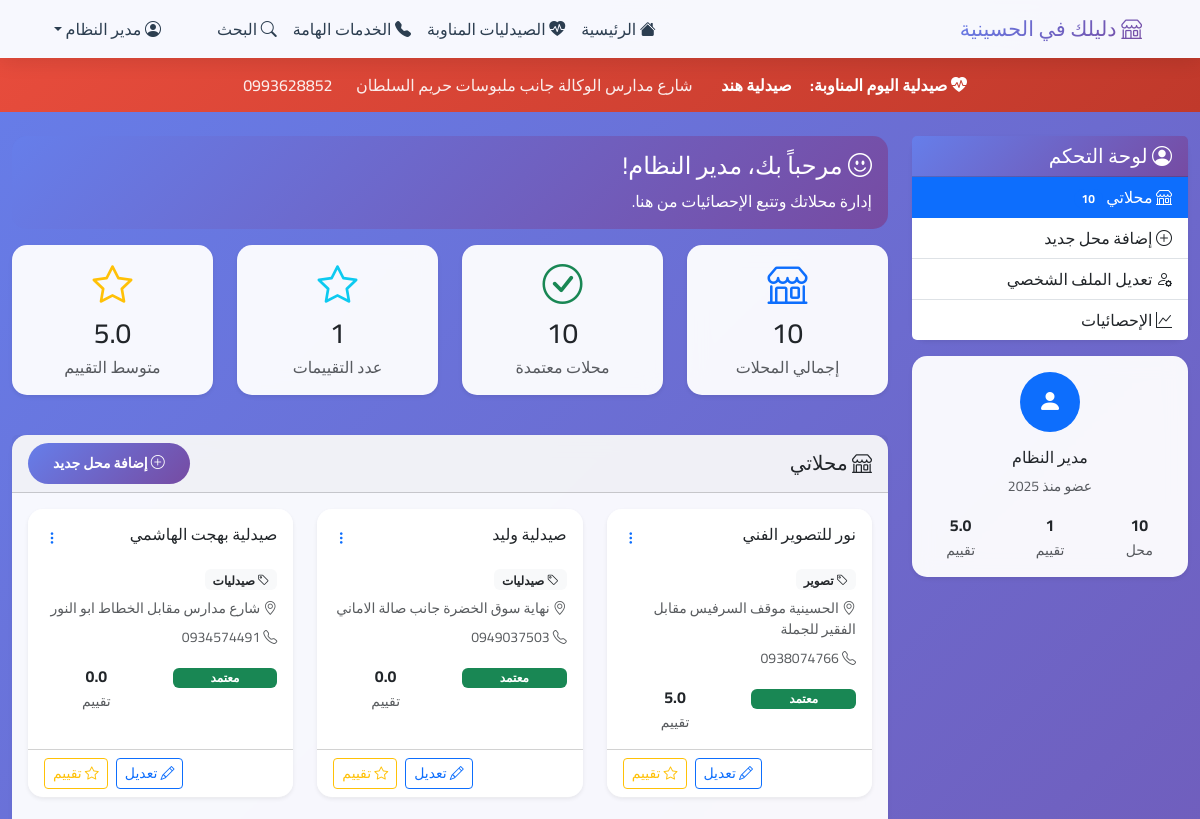
The page /dashboard (signed in, upper part) on the database as committed earlier.
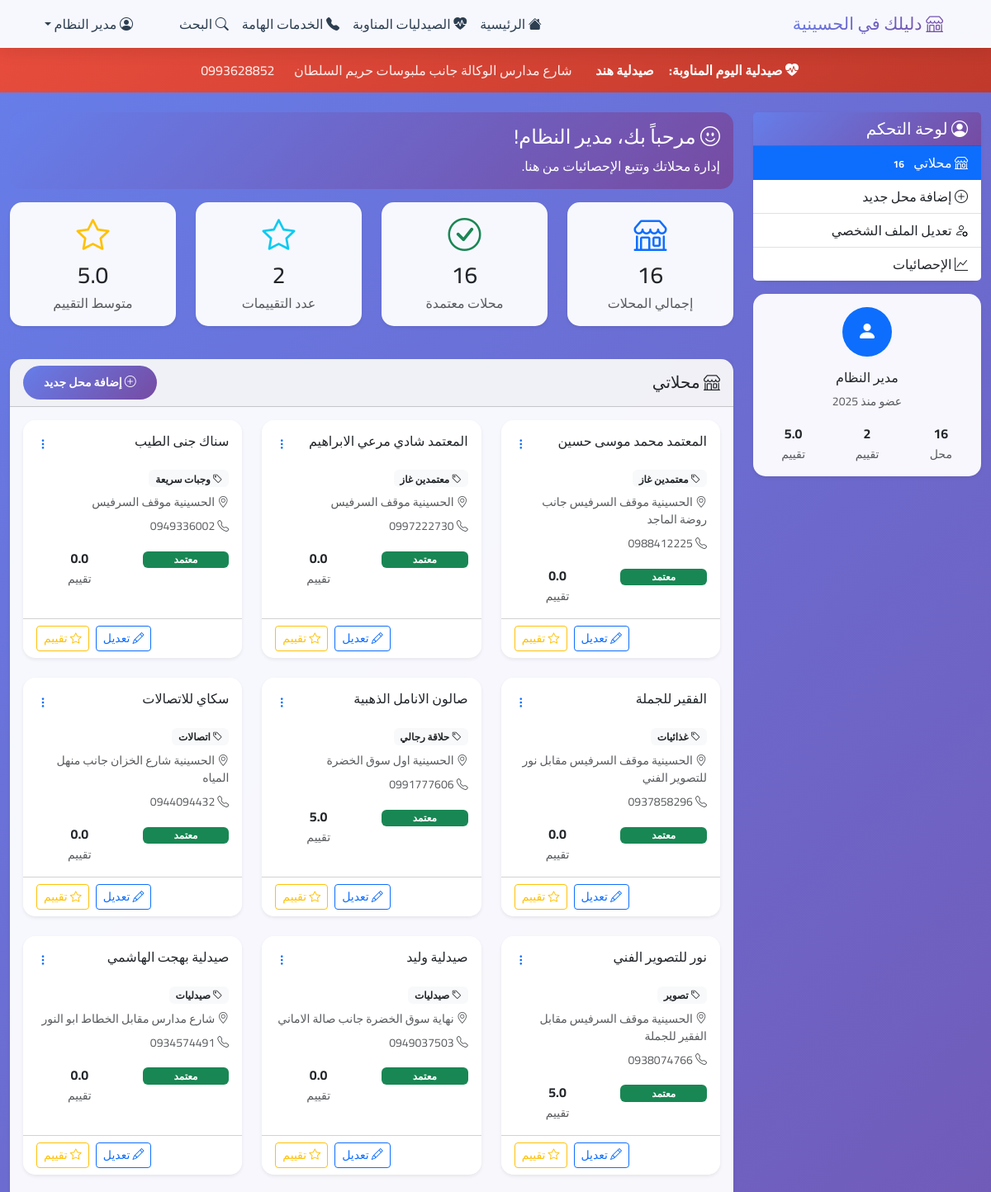
The same page on the database as committed later.
### tables this page shows
CREATE TABLE stores (
            id INTEGER PRIMARY KEY AUTOINCREMENT,
            name TEXT NOT NULL,
            category_id INTEGER,
            address TEXT NOT NULL,
            phone TEXT,
            description TEXT,
            image_url TEXT,
            user_id INTEGER,
            is_approved BOOLEAN DEFAULT 0,
            visits_count INTEGER DEFAULT 0,
            rating_avg REAL DEFAULT 0,
            created_at TIMESTAMP DEFAULT CURRENT_TIMESTAMP, search_count INTEGER DEFAULT 0,
            FOREIGN KEY (category_id) REFERENCES categories (id),
            FOREIGN KEY (user_id) REFERENCES users (id)
        );

CREATE TABLE categories (
            id INTEGER PRIMARY KEY AUTOINCREMENT,
            name TEXT NOT NULL,
            description TEXT
        );

### app.py (the view)
@app.route('/dashboard')
def dashboard():
    if 'user_id' not in session:
        flash('يجب تسجيل الدخول للوصول لهذه الصفحة', 'error')
        return redirect(url_for('login'))
    conn = sqlite3.connect('hussainiya_stores.db')
    cursor = conn.cursor()
    cursor.execute('''
        SELECT s.*, c.name as category_name
        FROM stores s
        LEFT JOIN categories c ON s.category_id = c.id
        WHERE s.user_id = ?
        ORDER BY s.created_at DESC
    ''', (session['user_id'],))
    user_stores = cursor.fetchall()
    cursor.execute('SELECT created_at FROM users WHERE id = ?', (session['user_id'],))
    user_data = cursor.fetchone()
    if user_data and user_data[0]:
        join_year = user_data[0][:4]  # أخذ أول 4 أرقام (السنة)
    else:
        join_year = "2024"
    total_ratings = sum(1 for store in user_stores if store[10] and store[10] > 0) if user_stores else 0
    avg_rating = sum(store[10] for store in user_stores if store[10]) / len([s for s in user_stores if s[10]]) if user_stores and any(s[10] for s in user_stores) else 0
    approved_stores = len([s for s in user_stores if s[8] == 1])
    cursor.execute('SELECT * FROM categories ORDER BY name')
    categories = cursor.fetchall()
    conn.close()
    return render_template('dashboard.html',
                         user_stores=user_stores,
                         join_year=join_year,
                         total_ratings=total_ratings,
                         avg_rating=avg_rating,
                         approved_stores=approved_stores,
                         categories=categories)

### templates/dashboard.html (shortened to what the changed rows need)
{% extends "base.html" %}
{% block content %}
<div class="container-fluid mt-4">
    <div class="row">
        <div class="col-lg-3 col-md-4 mb-4">
            <div class="card border-0 shadow-sm">
                <div class="list-group list-group-flush">
                    <a href="#stores-section" class="list-group-item list-group-item-action active">
                        <i class="bi bi-shop"></i> محلاتي
                        <span class="badge bg-primary rounded-pill">{{ user_stores|length }}</span>
                    </a>
                </div>
            </div>
            <div class="card border-0 shadow-sm mt-3">
                <div class="card-body text-center">
                    <div class="row text-center">
                        <div class="col-4">
                            <strong class="d-block">{{ user_stores|length }}</strong>
                            <small class="text-muted">محل</small>
                        </div>
                        <div class="col-4">
                            <strong class="d-block">{{ total_ratings }}</strong>
                            <small class="text-muted">تقييم</small>
                        </div>
                    </div>
                </div>
            </div>
        </div>
        <div class="col-lg-9 col-md-8">
            <div class="row mb-4">
                <div class="col-lg-3 col-md-6 mb-3">
                    <div class="card border-0 shadow-sm h-100">
                        <div class="card-body text-center">
                            <div class="text-primary mb-2">
                                <i class="bi bi-shop display-6"></i>
                            </div>
                            <h3 class="mb-1">{{ user_stores|length }}</h3>
                            <p class="text-muted mb-0">إجمالي المحلات</p>
                        </div>
                    </div>
                </div>
                <div class="col-lg-3 col-md-6 mb-3">
                    <div class="card border-0 shadow-sm h-100">
                        <div class="card-body text-center">
                            <div class="text-success mb-2">
                                <i class="bi bi-check-circle display-6"></i>
                            </div>
                            <h3 class="mb-1">{{ approved_stores }}</h3>
                            <p class="text-muted mb-0">محلات معتمدة</p>
                        </div>
                    </div>
                </div>
                <div class="col-lg-3 col-md-6 mb-3">
                    <div class="card border-0 shadow-sm h-100">
                        <div class="card-body text-center">
                            <div class="text-info mb-2">
                                <i class="bi bi-star display-6"></i>
                            </div>
                            <h3 class="mb-1">{{ total_ratings }}</h3>
                            <p class="text-muted mb-0">عدد التقييمات</p>
                        </div>
                    </div>
                </div>
            </div>
            <div class="card border-0 shadow-sm" id="stores-section">
                <div class="card-body">
                    {% if user_stores %}
                    <div class="row">
                        {% for store in user_stores %}
                        <div class="col-lg-6 col-xl-4 mb-4">
                            <div class="card h-100 border-0 shadow-sm">
                                <div class="card-body">
                                    <div class="d-flex justify-content-between align-items-start mb-3">
                                        <h6 class="card-title mb-0">{{ store[1] }}</h6>
                                        <div class="dropdown">
                                            <button class="btn btn-link btn-sm p-0" type="button" data-bs-toggle="dropdown">
                                                <i class="bi bi-three-dots-vertical"></i>
                                            </button>
                                        </div>
                                    </div>
                                    <div class="mb-2">
                                        <span class="badge bg-light text-dark">
                                            <i class="bi bi-tag"></i> {{ store[-1] or 'غير محدد' }}
                                        </span>
                                    </div>
                                    <p class="card-text text-muted small mb-2">
                                        <i class="bi bi-geo-alt"></i> {{ store[3] }}
                                    </p>
                                    {% if store[4] %}
                                    <p class="card-text text-muted small mb-3">
                                        <i class="bi bi-telephone"></i> {{ store[4] }}
                                    </p>
                                    {% endif %}
                                    <div class="row text-center">
                                        <div class="col-6">
                                            <span class="badge bg-{{ 'success' if store[8] else 'warning' }} w-100">
                                                {{ 'معتمد' if store[8] else 'في الانتظار' }}
                                            </span>
                                        </div>
                                        <div class="col-6">
                                            <strong class="d-block">{{ "%.1f"|format(store[10] or 0) }}</strong>
                                            <small class="text-muted">تقييم</small>
                                        </div>
                                    </div>
                                </div>
                                <div class="card-footer bg-transparent">
                                    <div class="d-grid gap-2 d-md-flex justify-content-md-end">
                                        <button class="btn btn-outline-primary btn-sm" data-bs-toggle="modal" data-bs-target="#editStoreModal{{ store[0] }}">
                                            <i class="bi bi-pencil"></i> تعديل
                                        </button>
                                        <button class="btn btn-outline-warning btn-sm" onclick="rateStore({{ store[0] }})">
                                            <i class="bi bi-star"></i> تقييم
                                        </button>
                                    </div>
                                </div>
                            </div>
                        </div>
                        {% endfor %}
                    </div>
                    {% endif %}
                </div>
            </div>
        </div>
    </div>
</div>
{% endblock %}

Rows that differ between the two databases and show on the page:
added stores: name "المعتمد محمد موسى حسين", name "معتمدين غاز", address "الحسينية موقف السرفيس جانب روضة الماجد", phone "0988412225", is_approved "معتمد", rating_avg "0.0"
added stores: name "المعتمد شادي مرعي الابراهيم", name "معتمدين غاز", address "الحسينية موقف السرفيس", phone "0997222730", is_approved "معتمد", rating_avg "0.0"
added stores: name "سناك جنى الطيب", name "وجبات سريعة", address "الحسينية موقف السرفيس", phone "0949336002", is_approved "معتمد", rating_avg "0.0"
added stores: name "الفقير للجملة", name "غذائيات", address "الحسينية موقف السرفيس مقابل نور للتصوير الفني", phone "0937858296", is_approved "معتمد", rating_avg "0.0"
added stores: name "صالون الانامل الذهبية", name "حلاقة رجالي", address "الحسينية اول سوق الخضرة", phone "0991777606", is_approved "معتمد", rating_avg "5.0"
added stores: name "سكاي للاتصالات", name "اتصالات", address "الحسينية شارع الخزان جانب منهل المياه", phone "0944094432", is_approved "معتمد", rating_avg "0.0"
Other text that changed with them:
{{ user_stores|length }}: "10" → "16"
{{ total_ratings }}: "1" → "2"
{{ approved_stores }}: "10" → "16"
